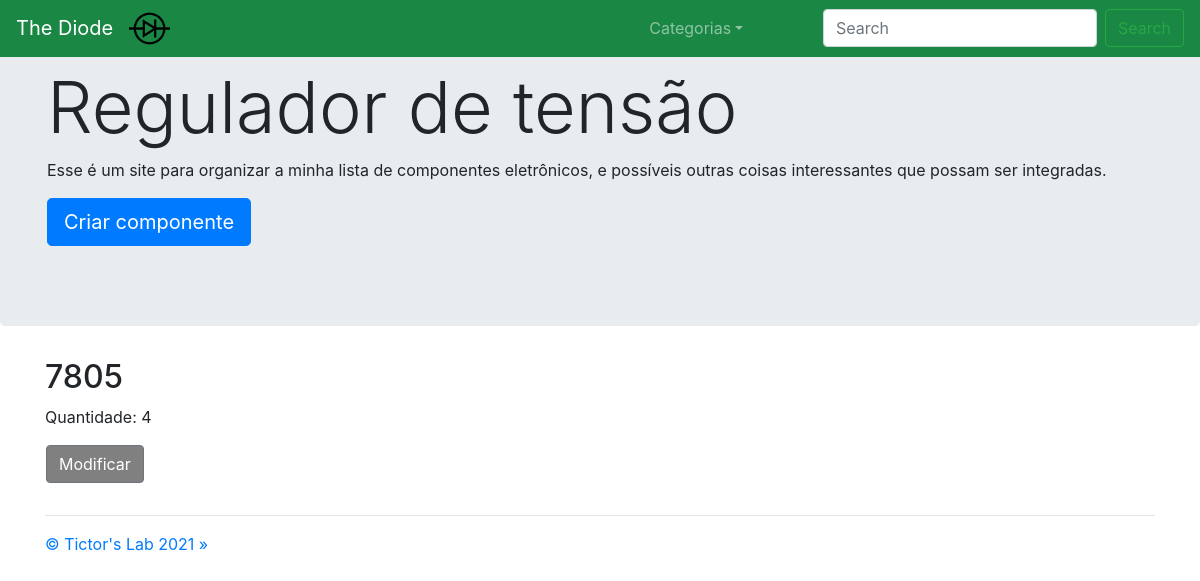
Page /12/12/ on the committed database.
### componente/models.py (models this page shows, shortened)
class TipoDeComponente(models.Model):
    nome       = models.CharField(max_length = 100)
    categoria  = models.ForeignKey('Categoria', on_delete=models.CASCADE, default="1")
    quantidade = models.IntegerField(blank=True, null=True)
    class Meta:
        verbose_name_plural = "Tipos de componentes"
    def __str__(self):
        return self.nome

class Componente(models.Model):
    nome       = models.CharField(max_length=100, null=True)
    tipo       = models.ForeignKey('TipoDeComponente', on_delete=models.CASCADE, default="1")
    quantidade = models.IntegerField(default=0)
    limite     = models.IntegerField(default=99, null=True)

### core/views.py (the view)
# urls.py: path('<int:id_categoria>/<int:id>/', componentes, name='componentes'),
def componentes(request, id_categoria, id):
    componentes = Componente.objects.filter(tipo=id).order_by('nome')
    categorias = Categoria.objects.order_by('-quantidade')
    criar_painel_msg = painelDeArmazenamentoModular_contextMsg(request)
    context = {'categorias':categorias,
               'componentes': componentes,
               'tipo_especifico':TipoDeComponente.objects.get(id=id),
               'id_categoria':id_categoria,
               'id_tipo':id,
               'criar_painel_msg':criar_painel_msg}
    return render(request, 'core/componentes.html', context)

### core/views.py (called while the page is built)
def painelDeArmazenamentoModular_splitIds(request, cookie_name):
    criar_painel_ids = request.COOKIES.get(cookie_name)
    if (criar_painel_ids != None): criar_painel_num_ids = len(criar_painel_ids.split(","))
    else: criar_painel_num_ids = 0
    return criar_painel_num_ids

def painelDeArmazenamentoModular_contextMsg(request):
    criar_painel_num_ids = painelDeArmazenamentoModular_splitIds(request, "criar_painel_ids")
    if request.COOKIES.get('criar_painel') == "True" and criar_painel_num_ids == 9:
        criar_painel_msg = "todos os componentes selecionados"
    elif request.COOKIES.get('criar_painel') == "True":
        criar_painel_msg = str(criar_painel_num_ids) + " componentes selecionados"
    else:
        criar_painel_msg = 0
    return criar_painel_msg

### core/templates/core/componentes.html (shortened to what this page needs)
{% extends 'core/base.html' %}
{% load static %}
{% block content %}
<nav class="navbar navbar-expand-md navbar-dark fixed-top" style="background-color: #1a8844;">
    <a class="navbar-brand" href="../../">The Diode</a>
    <div class="collapse navbar-collapse" id="navbarsExampleDefault">
        <ul class="navbar-nav mr-auto">
            <li>
                <img src="{% static 'core/imagens/Diode.png' %}" style="width:8%;">
            </li>
            <li class="nav-item dropdown">
                <a class="nav-link dropdown-toggle" href="#" id="dropdown01" data-toggle="dropdown" aria-haspopup="true"
                    aria-expanded="false">Categorias</a>
            </li>
        </ul>
        <form class="form-inline my-2 my-lg-0" action="/search">
            <input name="q" class="form-control mr-sm-2" type="text" placeholder="Search" aria-label="Search">
            <button class="btn btn-outline-success my-2 my-sm-0" type="submit">Search</button>
        </form>
    </div>
</nav>
<main role="main">
    <div class="jumbotron">
        <div class="container">
            <h1 class="display-3">{{ tipo_especifico }}</h1>
            <p>Esse é um site para organizar a minha lista de componentes eletrônicos, e possíveis outras coisas interessantes que possam ser integradas.</p>
        </div>
        <div class="container">
            <p><a class="btn btn-primary btn-lg" href="../../{{ id_categoria }}/{{ id_tipo }}/criar/" role="button">Criar componente</a></p>
        </div>
    </div>
    <div class="container">
        <div class="row">
            {% for componente in componentes %}
            <div class="col-md-4">
                <h2>{{ componente.nome }}</h2>
                <p>Quantidade: {{ componente.quantidade }}</p>
                <div class="row">
                    {% if criar_painel_msg == 0 %}
                        <div id="btn-modificar">
                            <button class="btn btn-secondary" onclick="document.location='../../../{{ componente.tipo.categoria.id }}/{{ componente.tipo.id }}/{{ componente.id }}'" role="button" style="background-color: #808080;">Modificar</button>
                        </div>
                    {% endif %}
                </div>
            </div>
            {% endfor %}
        </div>
        <hr>
    </div>
</main>
<footer class="container">
    <p><a href="http://tictorslab.blogspot.com/" role="button">&copy; Tictor's Lab 2021 &raquo;</a></p>
</footer>
{% endblock %}

### core/templates/core/componentes.html (style rules this page uses)
#btn-modificar { padding-left: 16px; }

### rows in the picture
TipoDeComponente: nome "Regulador de tensão"
Componente: nome "7805", quantidade "4"
